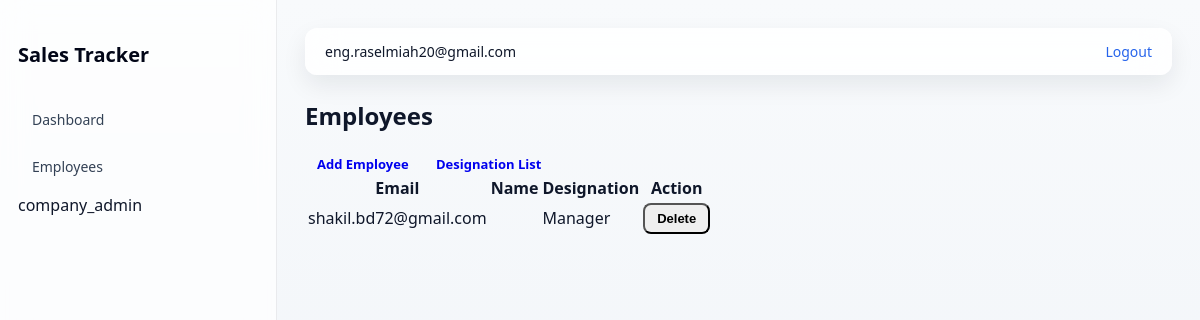
/accounts/employees/ (signed in), run on the app's committed database.
### accounts/models.py (models this page shows, shortened)
class User(AbstractBaseUser, PermissionsMixin):
    ROLE_CHOICES = (
        ("superadmin", "Super Admin"),
        ("company_admin", "Company Admin"),
        ("salesman", "Salesman"),
        ("general_user", "General User"),
    )
    email = models.EmailField(unique=True)
    full_name = models.CharField(max_length=150)
    role = models.CharField(
        max_length=20,
        choices=ROLE_CHOICES,
        default="general_user",
    )
    company = models.ForeignKey(
        "company.Company",
        on_delete=models.CASCADE,
        null=True,
        blank=True,
        related_name="employees",
    )
    designation = models.ForeignKey(
        "company.CompanyDesignation",
        on_delete=models.SET_NULL,
        null=True,
        blank=True,
        related_name="employees",
    )
    is_active = models.BooleanField(default=True)
    is_staff = models.BooleanField(default=False)
    created_at = models.DateTimeField(auto_now_add=True)
    USERNAME_FIELD = "email"
    REQUIRED_FIELDS = []
    objects = UserManager()

### company/models.py (models this page shows, shortened)
class CompanyDesignation(models.Model):
    company = models.ForeignKey(
        Company,
        on_delete=models.CASCADE,
        related_name="designations",
    )
    title = models.CharField(max_length=150)
    created_at = models.DateTimeField(auto_now_add=True)
    class Meta:
        unique_together = ("company", "title")
        ordering = ["title"]

### accounts/views.py (the view)
# urls.py: path("employees/", views.employee_list_view, name="employee_list"),
@login_required
def employee_list_view(request):
    if request.user.role != "company_admin":
        return HttpResponseForbidden("Access denied")
    if not hasattr(request.user, "owned_company"):
        return redirect("company:setup")
    company = request.user.owned_company
    if company.status != "active":
        return HttpResponseForbidden("Your company is not approved yet.")
    employees = (
        company.employees
        .filter(role="salesman")
        .select_related("designation")
    )
    return render(
        request,
        "accounts/employee_list.html",
        {
            "employees": employees,
        }
    )

### accounts/templates/accounts/employee_list.html (shortened to what this page needs)
{% extends "base/base_dashboard.html" %}
{% block content %}
<div class="page-header">
    <h2>Employees</h2>
    <div class="page-actions">
        <a href="{% url 'accounts:employee_create' %}"
           class="btn btn-primary">
            Add Employee
        </a>
        <a href="{% url 'company:designation_list' %}"
           class="btn btn-outline-secondary">
            Designation List
        </a>
    </div>
</div>
<table class="table">
    <thead>
        <tr>
            <th>Email</th>
            <th>Name</th>
            <th>Designation</th>
            <th>Action</th>
        </tr>
    </thead>
    <tbody>
        {% for employee in employees %}
            <tr>
                <td>{{ employee.email }}</td>
                <td>{{ employee.full_name }}</td>
                <td>
                    {{ employee.designation.title|default:"—" }}
                </td>
                <td>
                    <form method="post"
                          action="{% url 'accounts:employee_delete' employee.id %}"
                          onsubmit="return confirm('Are you sure you want to delete this employee?');">
                        <button type="submit"
                                class="btn btn-danger btn-sm">
                            Delete
                        </button>
                    </form>
                </td>
            </tr>
        {% empty %}
            <tr>
                <td colspan="4" class="text-muted">
                    No employees found.
                </td>
            </tr>
        {% endfor %}
    </tbody>
</table>
{% endblock %}

### templates/base/base_dashboard.html (shortened to what this page needs)
{% load static %}
<!DOCTYPE html>
<html lang="en">
<head>
    <link rel="stylesheet" href="{% static 'css/dashboard.css' %}">
</head>
<body>
<div class="layout">
    {% include "partials/sidebar.html" %}
    <main class="main">
        <header class="topbar">
            <span>{{ request.user.email }}</span>
            <a href="{% url 'accounts:logout' %}">Logout</a>
        </header>
        {% block content %}{% endblock %}
    </main>
</div>
</body>
</html>

### templates/partials/sidebar.html (shortened to what this page needs)
<aside class="sidebar">
    <h2 class="logo">Sales Tracker</h2>
    <a href="{% url 'accounts:dashboard' %}"
       class="nav-item {% if active_tab == 'dashboard' %}active{% endif %}">
        Dashboard
    </a>
    {% if request.user.role == "company_admin" %}
        <a href="{% url 'accounts:employee_list' %}"
           class="nav-item {% if active_tab == 'employees' %}active{% endif %}">
            Employees
        </a>
    {% endif %}
    {{ request.user.role }}
</aside>

### static/css/dashboard.css (style rules this page uses)
body { margin: 0; font-family: system-ui, -apple-system, BlinkMacSystemFont, "Segoe UI", sans-serif; background: linear-gradient(180deg, #f8fafc, #eef2f7); color: #0f172a; }
.layout { display: flex; min-height: 100vh; }
.sidebar { width: 240px; padding: 24px 18px; background: rgba(255, 255, 255, 0.7); backdrop-filter: blur(14px); -webkit-backdrop-filter: blur(14px); border-right: 1px solid rgba(15, 23, 42, 0.08); }
.logo { font-size: 20px; font-weight: 600; margin-bottom: 32px; color: #020617; }
.nav-item { display: block; padding: 10px 14px; margin-bottom: 8px; border-radius: 8px; color: #334155; text-decoration: none; font-size: 14px; transition: background .2s ease, color .2s ease; }
.main { flex: 1; padding: 28px; }
.topbar { display: flex; justify-content: space-between; align-items: center; padding: 14px 20px; margin-bottom: 24px; background: rgba(255, 255, 255, 0.85); backdrop-filter: blur(16px); -webkit-backdrop-filter: blur(16px); border-radius: 12px; box-shadow: 0 10px 25px rgba(15,23,42,.08); }
.topbar span { font-size: 14px; color: #0f172a; }
.topbar a { font-size: 14px; text-decoration: none; color: #2563eb; font-weight: 500; }
.btn { padding: 6px 12px; border-radius: 8px; font-size: 13px; text-decoration: none; font-weight: 600; transition: background 0.2s ease; }

### data on the page
User: user.role "company_admin", user.email "eng.raselmiah20@gmail.com"
User: email "shakil.bd72@gmail.com", designation "Manager"
